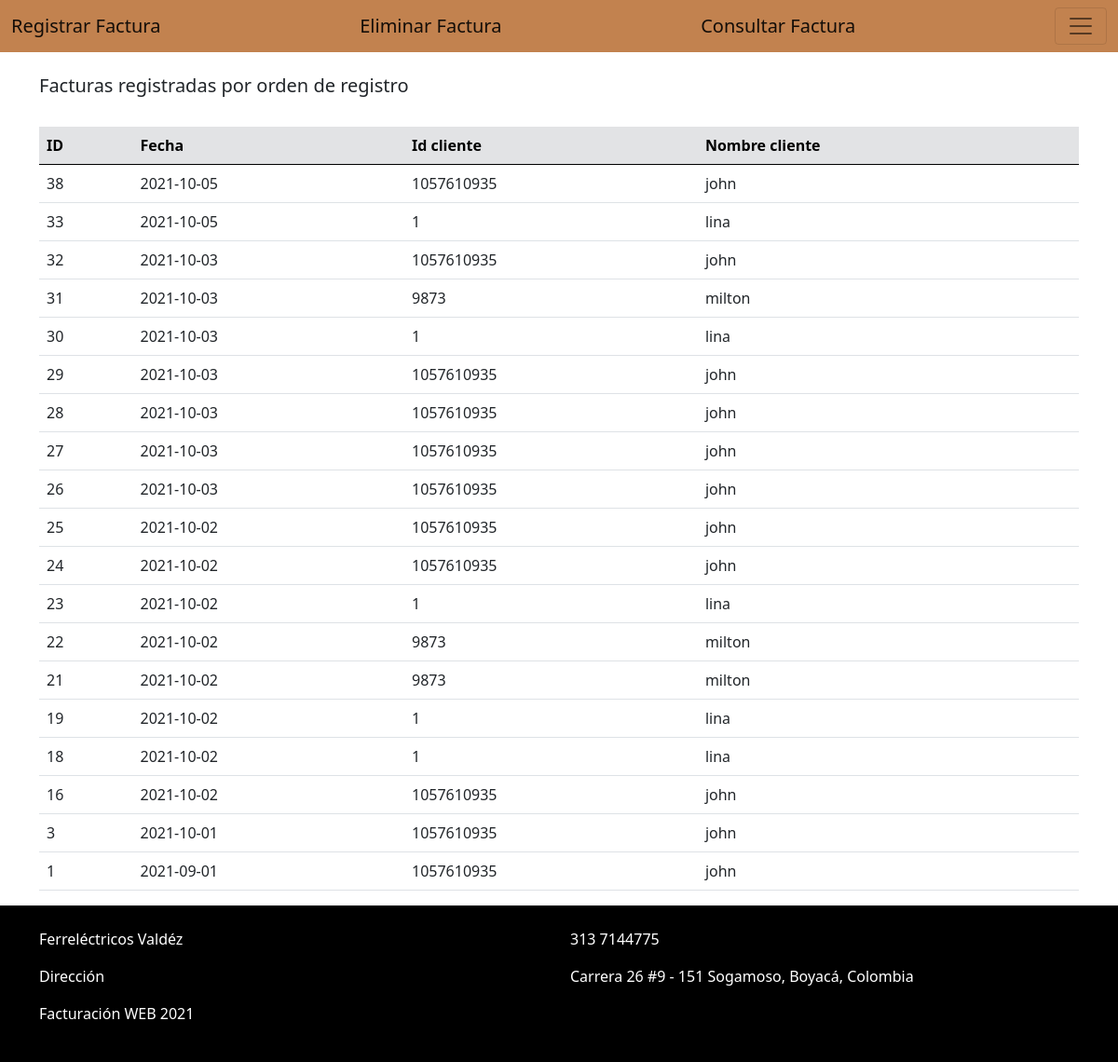
Screenshot of /Factura/ver_Factura.php with the database file from the repository.
### tables this page shows
CREATE TABLE IF NOT EXISTS `comprobante` (
  `id` int(10) NOT NULL AUTO_INCREMENT,
  `fecha` date NOT NULL,
  `idCliente` int(10) NOT NULL,
  PRIMARY KEY (`id`),
  KEY `idCliente` (`idCliente`)
);

CREATE TABLE IF NOT EXISTS `cliente` (
  `identificacion` int(11) NOT NULL,
  `nombre` varchar(60) NOT NULL,
  `apellidos` varchar(90) NOT NULL,
  `direccion` varchar(90) NOT NULL,
  `correo` varchar(100) NOT NULL,
  `telefono` int(11) NOT NULL,
  PRIMARY KEY (`identificacion`)
);

### Factura/ver_Factura.php (the view, shortened to what this page needs)
<!DOCTYPE html>
<html lang="en">
<head>
    <link href="https://cdn.jsdelivr.net/npm/bootstrap@5.1.0/dist/css/bootstrap.min.css" rel="stylesheet">
</head>
<body>
  <nav class="navbar navbar-light" style="background-color: #C2824F;">
    <div class="container-fluid">
      <a class="navbar-brand" href="registrar_Factura.php">Registrar Factura</a>
      <a class="navbar-brand" href="eliminar_Factura.php">Eliminar Factura</a>
      <a class="navbar-brand" href="consultar_Factura.php">Consultar Factura</a>
      <button class="navbar-toggler" type="button" data-bs-toggle="offcanvas" data-bs-target="#offcanvasNavbar" aria-controls="offcanvasNavbar">
        <span class="navbar-toggler-icon"></span>
      </button>
    </div>
  </nav>
    <div class="container">
      <br>
      <h5>Facturas registradas por orden de registro</h5>
      <br>
      <table class="table">
        <thead class="table-secondary">
          <tr>
            <th scope="col">ID</th>
            <th scope="col">Fecha</th>
            <th scope="col">Id cliente</th>
            <th scope="col">Nombre cliente </th>
          </tr>
        </thead>
        <tbody>
          <?php
            require '../database.php';
            $array = $conn->query("SELECT *, nombre from comprobante, cliente WHERE comprobante.idCliente = cliente.identificacion ORDER BY comprobante.id DESC");
            foreach($array as $mostrar){
          ?>
          <tr>
            <td><?php echo $mostrar['id'] ?></td>
            <td><?php echo $mostrar['fecha'] ?></td>
            <td><?php echo $mostrar['idCliente'] ?></td>
            <td><?php echo $mostrar['nombre'] ?></td>
          </tr>
          <?php
            }
          ?>
        </tbody>
      </table>
    </div>
</body>
<footer style="background-color: #000000;">
  <div class="container">
    <br>
    <div class="row">
        <div class="col-sm">
          <p style="color: white;">Ferreléctricos Valdéz</p>
        </div>
        <div class="col-sm">
          <p style="color: white;">313 7144775</p>
        </div>
    </div>
    <div class="row">
      <div class="col-sm">
        <p style="color: white;">Dirección</p>
      </div>
      <div class="col-sm">
        <p style="color: white;">Carrera 26 #9 - 151 Sogamoso, Boyacá, Colombia</p>
      </div>
    </div>
    <div class="row">
    <p style="color: white;">Facturación WEB 2021</p>
    </div>
    <br>
  </div>
</footer>
</html>

### rows the page displays
comprobante: id "38", fecha "2021-10-05", idCliente "1057610935", idCliente.nombre "john"
comprobante: id "33", fecha "2021-10-05", idCliente "1", idCliente.nombre "lina"
comprobante: id "32", fecha "2021-10-03", idCliente "1057610935", idCliente.nombre "john"
comprobante: id "31", fecha "2021-10-03", idCliente "9873", idCliente.nombre "milton"
comprobante: id "30", fecha "2021-10-03", idCliente "1", idCliente.nombre "lina"
comprobante: id "29", fecha "2021-10-03", idCliente "1057610935", idCliente.nombre "john"
comprobante: id "28", fecha "2021-10-03", idCliente "1057610935", idCliente.nombre "john"
comprobante: id "27", fecha "2021-10-03", idCliente "1057610935", idCliente.nombre "john"
comprobante: id "26", fecha "2021-10-03", idCliente "1057610935", idCliente.nombre "john"
comprobante: id "25", fecha "2021-10-02", idCliente "1057610935", idCliente.nombre "john"
comprobante: id "24", fecha "2021-10-02", idCliente "1057610935", idCliente.nombre "john"
comprobante: id "23", fecha "2021-10-02", idCliente "1", idCliente.nombre "lina"
comprobante: id "22", fecha "2021-10-02", idCliente "9873", idCliente.nombre "milton"
comprobante: id "21", fecha "2021-10-02", idCliente "9873", idCliente.nombre "milton"
comprobante: id "19", fecha "2021-10-02", idCliente "1", idCliente.nombre "lina"
comprobante: id "18", fecha "2021-10-02", idCliente "1", idCliente.nombre "lina"
comprobante: id "16", fecha "2021-10-02", idCliente "1057610935", idCliente.nombre "john"
comprobante: id "3", fecha "2021-10-01", idCliente "1057610935", idCliente.nombre "john"
comprobante: id "1", fecha "2021-09-01", idCliente "1057610935", idCliente.nombre "john"
